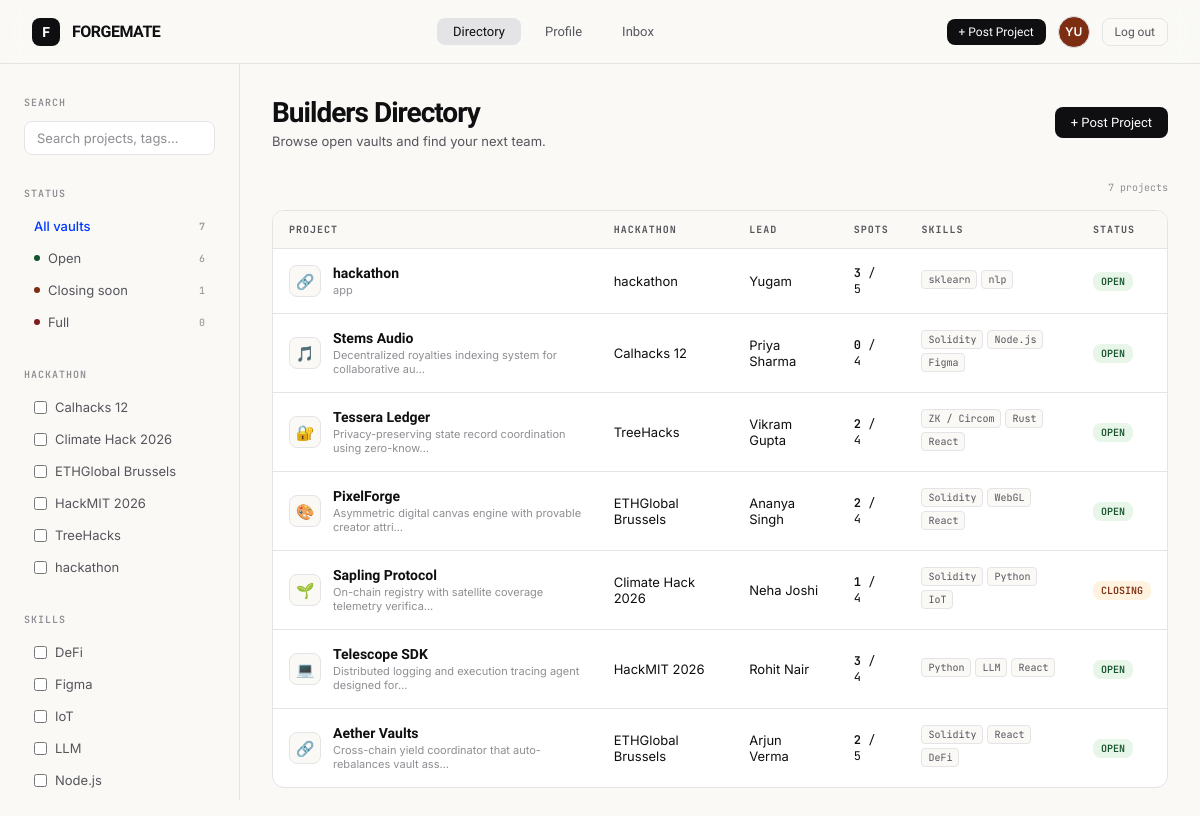
Screenshot of /directory (signed in) with the database file from the repository.
### models.py (models this page shows, shortened)
class User(UserMixin, db.Model):
    id = db.Column(db.Integer, primary_key=True)
    username = db.Column(db.String(50), unique=True, nullable=False)
    email = db.Column(db.String(120), unique=True, nullable=False)
    password_hash = db.Column(db.String(255), nullable=False)
    full_name = db.Column(db.String(120))
    role_title = db.Column(db.String(150), default="")
    location = db.Column(db.String(120), default="")
    github_url = db.Column(db.String(200), default="")
    website_url = db.Column(db.String(200), default="")
    bio = db.Column(db.Text, default="")
    created_at = db.Column(db.DateTime, default=datetime.utcnow)
    skills = db.relationship(
        "Skill", backref="user", cascade="all, delete-orphan", lazy="dynamic"
    )
    led_projects = db.relationship(
        "Project", backref="lead", foreign_keys="Project.lead_id", lazy="dynamic"
    )
    memberships = db.relationship(
        "ProjectMember", backref="user", cascade="all, delete-orphan", lazy="dynamic"
    )
    @property
    def display_name(self):
        return self.full_name or self.username
    @property
    def initials(self):
        parts = [p for p in self.display_name.split() if p]
        if not parts:
            return "?"
        if len(parts) == 1:
            return parts[0][:2].upper()
        return (parts[0][0] + parts[1][0]).upper()
    @property
    def avatar_color(self):
        palette = ["#0038FF", "#14532D", "#7C2D12", "#55555C", "#0F0F11"]
        return palette[self.id % len(palette)]
    @property
    def pending_inbox_count(self):
        return JoinRequest.query.join(Project).filter(
            Project.lead_id == self.id, JoinRequest.status == "pending"
        ).count()

class Project(db.Model):
    id = db.Column(db.Integer, primary_key=True)
    title = db.Column(db.String(150), nullable=False)
    description = db.Column(db.Text, default="")
    event = db.Column(db.String(150), default="")
    tags = db.Column(db.String(300), default="")  # comma separated
    icon_emoji = db.Column(db.String(10), default="🔗")
    lead_id = db.Column(db.Integer, db.ForeignKey("user.id"), nullable=False)
    created_at = db.Column(db.DateTime, default=datetime.utcnow)
    manual_status = db.Column(db.String(20), default="")  # "", "open", "closing", "full"
    roles = db.relationship(
        "ProjectRole", backref="project", cascade="all, delete-orphan", lazy="dynamic"
    )
    members = db.relationship(
        "ProjectMember", backref="project", cascade="all, delete-orphan", lazy="dynamic"
    )
    requests = db.relationship(
        "JoinRequest", backref="project", cascade="all, delete-orphan", lazy="dynamic"
    )
    @property
    def tag_list(self):
        return [t.strip() for t in (self.tags or "").split(",") if t.strip()]
    @property
    def open_roles(self):
        return self.roles.filter_by(filled=False).all()
    @property
    def spots_open(self):
        return len(self.open_roles)
    @property
    def status(self):
        if self.manual_status in ("open", "closing", "full"):
            return self.manual_status
        if self.roles.count() == 0:
            return "open"
        if self.spots_open == 0:
            return "full"
        if self.spots_open == 1:
            return "closing"
        return "open"
    @property
    def status_label(self):
        return self.status.upper()
    @property
    def team_size(self):
        return self.members.count() + 1 + self.spots_open

### app.py (the view, shortened to what this page needs)
@app.route("/directory")
@login_required
def directory():
    q = request.args.get("q", "").strip().lower()
    status_filter = request.args.get("status", "all")
    event_filters = request.args.getlist("event")
    skill_filters = request.args.getlist("skill")
    everything = Project.query.order_by(Project.created_at.desc()).all()
    projects = everything
    if status_filter != "all":
        projects = [p for p in projects if p.status == status_filter]
    if event_filters:
        projects = [p for p in projects if p.event in event_filters]
    if skill_filters:
        projects = [
            p for p in projects
            if all(any(sf.lower() == t.lower() for t in p.tag_list) for sf in skill_filters)
        ]
    all_events = sorted({p.event for p in everything if p.event})
    all_tags = sorted({t for p in everything for t in p.tag_list})
    status_counts = {
        "all": len(everything),
        "open": sum(1 for p in everything if p.status == "open"),
        "closing": sum(1 for p in everything if p.status == "closing"),
        "full": sum(1 for p in everything if p.status == "full"),
    }
    return render_template(
        "directory.html",
        projects=projects,
        all_events=all_events,
        all_tags=all_tags,
        status_counts=status_counts,
        q=request.args.get("q", ""),
        status_filter=status_filter,
        event_filters=event_filters,
        skill_filters=skill_filters,
    )

### app.py (called while the page is built)
@login_manager.user_loader
def load_user(user_id):
    return User.query.get(int(user_id))

@app.context_processor
def inject_active_page():
    section_map = {
        "directory": "directory", "project_detail": "directory", "new_project": "directory",
        "my_profile": "profile", "view_profile": "profile", "edit_profile": "profile",
        "inbox": "inbox",
    }
    return {"active_page": section_map.get(request.endpoint, "")}

### templates/directory.html (shortened to what this page needs)
{% extends "base.html" %}
{% block content %}
<div class="dir-layout">
  <aside class="dir-sidebar">
    <form id="filter-form" method="get" action="{{ url_for('directory') }}">
      <div class="filter-section">
        <div class="filter-label">Search</div>
        <div class="search-container">
          <input id="search-input" type="text" name="q" value="{{ q }}" placeholder="Search projects, tags...">
        </div>
      </div>
      <div class="filter-section">
        <div class="filter-label">Status</div>
        <div class="filter-list">
          {% set status_options = [('all','All vaults'), ('open','Open'), ('closing','Closing soon'), ('full','Full')] %}
          {% for value, label in status_options %}
          <button type="submit" name="status" value="{{ value }}"
            class="filter-item {{ 'active' if status_filter == value }}"
            style="border:none; width:100%; background:none; cursor:pointer; font-family:inherit;">
            {% if value != 'all' %}<span class="filter-dot badge-{{ value }}" style="background:currentColor;"></span>{% endif %}
            <span>{{ label }}</span>
            <span class="filter-count">{{ status_counts.get(value, 0) }}</span>
          </button>
          {% endfor %}
        </div>
      </div>
      <div class="filter-section">
        <div class="filter-label">Hackathon</div>
        <div class="filter-list">
          {% for ev in all_events %}
          <label class="filter-checkbox-item">
            <input type="checkbox" name="event" value="{{ ev }}" onchange="this.form.submit()" {{ 'checked' if ev in event_filters }}>
            <span>{{ ev }}</span>
          </label>
          {% endfor %}
        </div>
      </div>
      <div class="filter-section">
        <div class="filter-label">Skills</div>
        <div class="filter-list">
          {% for tag in all_tags %}
          <label class="filter-checkbox-item">
            <input type="checkbox" name="skill" value="{{ tag }}" onchange="this.form.submit()" {{ 'checked' if tag in skill_filters }}>
            <span>{{ tag }}</span>
          </label>
          {% endfor %}
        </div>
      </div>
    </form>
  </aside>
  <main class="dir-main">
    <div class="dir-header">
      <div class="dir-title">
        <h1>Builders Directory</h1>
        <p>Browse open vaults and find your next team.</p>
      </div>
      <a class="btn btn-primary" href="{{ url_for('new_project') }}">+ Post Project</a>
    </div>
    <div class="results-bar">
      <span class="filter-count">{{ projects|length }} project{{ '' if projects|length == 1 else 's' }}</span>
    </div>
    {% if projects %}
    <div class="table-wrapper">
      <table class="directory-table">
        <thead>
          <tr>
            <th>Project</th>
            <th>Hackathon</th>
            <th>Lead</th>
            <th>Spots</th>
            <th>Skills</th>
            <th>Status</th>
          </tr>
        </thead>
        <tbody>
          {% for p in projects %}
          <tr class="directory-row" onclick="window.location='{{ url_for('project_detail', project_id=p.id) }}'">
            <td>
              <div class="proj-info-cell">
                <div class="proj-icon-box">{{ p.icon_emoji }}</div>
                <div>
                  <div class="proj-title-text">{{ p.title }}</div>
                  <div class="proj-sub-text">{{ p.description[:60] }}{{ '…' if p.description|length > 60 }}</div>
                </div>
              </div>
            </td>
            <td>{{ p.event }}</td>
            <td>{{ p.lead.display_name }}</td>
            <td class="spots-cell"><span>{{ p.spots_open }}</span> / {{ p.team_size }}</td>
            <td>
              {% for t in p.tag_list[:3] %}<span class="tag-mono">{{ t }}</span>{% endfor %}
            </td>
            <td><span class="badge badge-{{ p.status }}">{{ p.status_label }}</span></td>
          </tr>
          {% endfor %}
        </tbody>
      </table>
    </div>
    {% else %}
    <div class="empty-state">
      <div class="empty-state-icon">🔍</div>
      <p>No projects match those filters.</p>
    </div>
    {% endif %}
  </main>
</div>
{% endblock %}

### templates/base.html (shortened to what this page needs)
<!DOCTYPE html>
<html lang="en">
<head>
<link rel="stylesheet" href="{{ url_for('static', filename='css/style.css') }}">
</head>
<body>
<nav>
  <a class="nav-logo" href="{{ url_for('landing') }}">
    <div class="nav-logo-icon">F</div>
    <span class="nav-logo-text">FORGEMATE</span>
  </a>
  {% if current_user.is_authenticated %}
  <div class="nav-links">
    <a class="nav-link {{ 'active' if active_page=='directory' }}" href="{{ url_for('directory') }}">Directory</a>
    <a class="nav-link {{ 'active' if active_page=='profile' }}" href="{{ url_for('my_profile') }}">Profile</a>
    <a class="nav-link {{ 'active' if active_page=='inbox' }}" href="{{ url_for('inbox') }}">
      Inbox
    </a>
  </div>
  <div class="nav-actions">
    <a class="btn btn-primary btn-sm" href="{{ url_for('new_project') }}">+ Post Project</a>
    <a class="nav-avatar" style="background:{{ current_user.avatar_color }};" href="{{ url_for('my_profile') }}" title="{{ current_user.display_name }}">{{ current_user.initials }}</a>
    <a class="btn btn-ghost btn-sm" href="{{ url_for('logout') }}">Log out</a>
  </div>
  {% else %}
  <div class="nav-links"></div>
  <div class="nav-actions">
    <a class="btn btn-ghost btn-sm" href="{{ url_for('login') }}">Log in</a>
    <a class="btn btn-primary btn-sm" href="{{ url_for('register') }}">Sign up free →</a>
  </div>
  {% endif %}
</nav>
<div class="page">
  {% block content %}{% endblock %}
</div>
</body>
</html>

### rows the page displays
User: initials "YU"
Project: event "Calhacks 12", icon_emoji "🎵", title "Stems Audio", description "Decentralized royalties indexing system for collaborative au", description "…", lead.display_name "Priya Sharma", spots_open "0", team_size "4", 3 "Solidity" "Node.js" "Figma", status_label "OPEN"
Project: event "Climate Hack 2026", icon_emoji "🌱", title "Sapling Protocol", description "On-chain registry with satellite coverage telemetry verifica", description "…", lead.display_name "Neha Joshi", spots_open "1", team_size "4", 3 "Solidity" "Python" "IoT", status_label "CLOSING"
Project: event "ETHGlobal Brussels", icon_emoji "🎨", title "PixelForge", description "Asymmetric digital canvas engine with provable creator attri", description "…", lead.display_name "Ananya Singh", spots_open "2", team_size "4", 3 "Solidity" "WebGL" "React", status_label "OPEN"
Project: event "HackMIT 2026", icon_emoji "💻", title "Telescope SDK", description "Distributed logging and execution tracing agent designed for", description "…", lead.display_name "Rohit Nair", spots_open "3", team_size "4", 3 "Python" "LLM" "React", status_label "OPEN"
Project: event "TreeHacks", icon_emoji "🔐", title "Tessera Ledger", description "Privacy-preserving state record coordination using zero-know", description "…", lead.display_name "Vikram Gupta", spots_open "2", team_size "4", 3 "ZK / Circom" "Rust" "React", status_label "OPEN"
Project: event "hackathon", icon_emoji "🔗", title "hackathon", description "app", lead.display_name "Yugam", spots_open "3", team_size "5", 3 "sklearn" "nlp", status_label "OPEN"
Project: icon_emoji "🔗", title "Aether Vaults", description "Cross-chain yield coordinator that auto-rebalances vault ass", description "…", event "ETHGlobal Brussels", lead.display_name "Arjun Verma", spots_open "2", team_size "5", 3 "Solidity" "React" "DeFi", status_label "OPEN"

### other values shown
{{ label }} "All vaults" "Open" "Closing soon" "Full"
{{ status_counts.get(value, 0) }} "7" "6" "1" "0"
{{ tag }} "DeFi" "Figma" "IoT" "LLM" "Node.js"
{{ projects|length }} "7"
{{ '' if projects|length == 1 else 's' }} "s"
